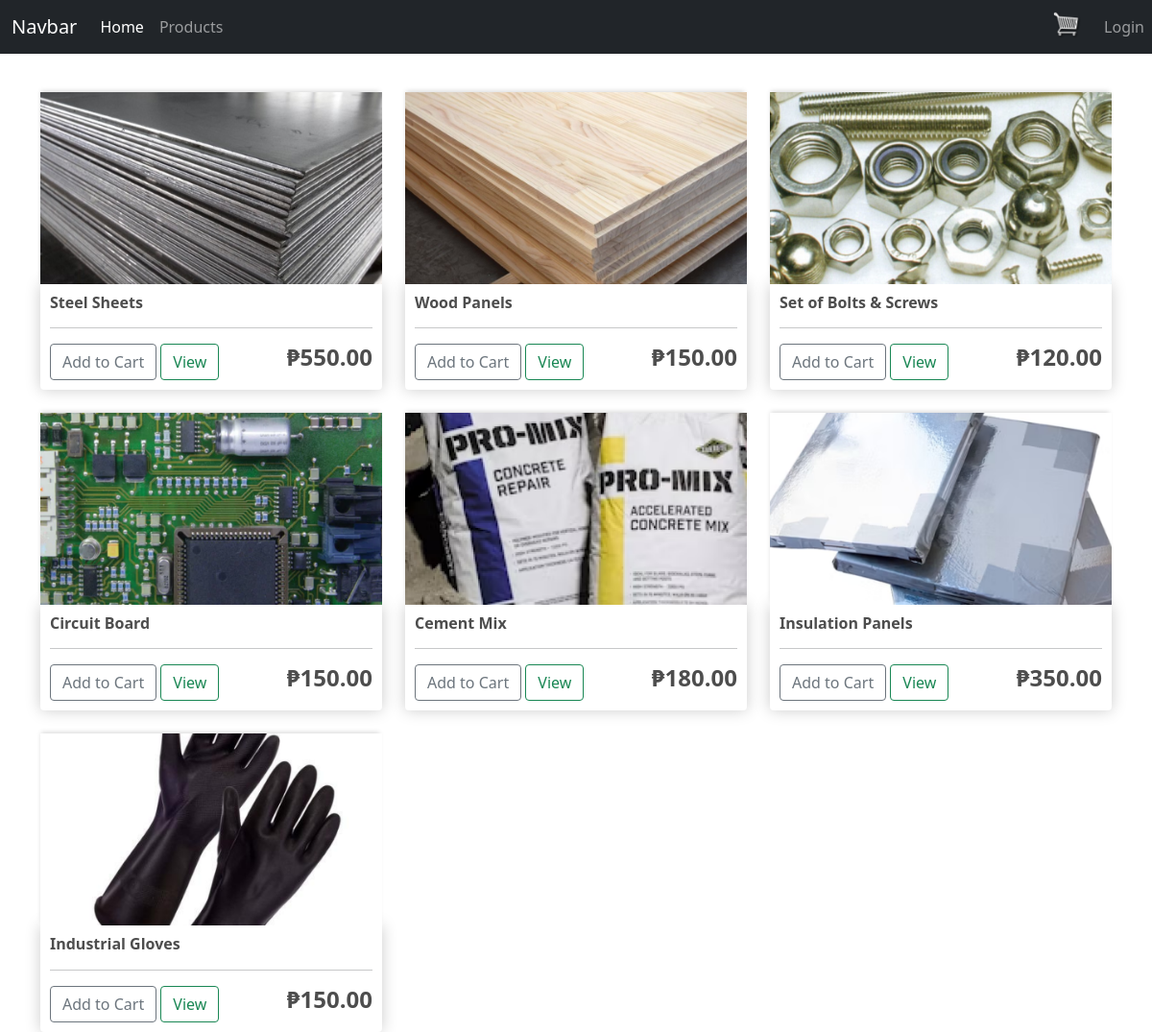
/store/, run on the app's committed database.
### core/models.py (models this page shows, shortened)
class Product(models.Model):
	name = models.CharField(max_length=200)
	price = models.FloatField()
	digital = models.BooleanField(default=False,null=True, blank=True)
	image = models.ImageField(null=True, blank=True)
	@property
	def imageURL(self):
		try:
			url = self.image.url
		except:
			url = ''
		return url

### core/views.py (the view)
# urls.py: path('store/', store, name = 'store'),
def store(request):
	if request.user.is_authenticated:
		customer = request.user.customer
		order, created = Order.objects.get_or_create(customer=customer, complete=False)
		items = order.orderitem_set.all()
		cartItems = order.get_cart_items
	else:
		items = []
		order = {'get_cart_total':0, 'get_cart_items':0, 'shipping':False}
		cartItems = order['get_cart_items']
	products = Product.objects.all()
	context = {'products':products, 'cartItems':cartItems}
	return render(request, 'core/store.html', context)

### core/templates/core/store.html (shortened to what this page needs)
{% extends 'core/base.html' %}
{% load static %}
{% block content %}
<div class="row">
    {% for product in products %}
    <div class="col-lg-4 mt-4">
        <img class="thumbnail" src="{{product.imageURL}}">
        <div class="box-element product">
            <h6><strong>{{product.name}}</strong></h6>
            <hr>
            <button data-product="{{product.id}}" data-action="add" class="btn btn-outline-secondary add-btn update-cart">Add to Cart</button>
            <a class="btn btn-outline-success" href="#">View</a>
            <h4 style="display: inline-block; float: right"><strong>₱{{product.price|floatformat:2}}</strong></h4>
        </div>
    </div>
    {% endfor %}
</div>
{% endblock %}

### core/templates/core/base.html (shortened to what this page needs)
<!DOCTYPE html>
{% load static %}
<html>
    <head>
        <link rel="stylesheet" type="text/css" href="{% static 'css/main.css' %}">
        <link href="https://cdn.jsdelivr.net/npm/bootstrap@5.0.2/dist/css/bootstrap.min.css" rel="stylesheet">
    </head>
    <body>
        <nav class="navbar navbar-expand-lg navbar-dark bg-dark fixed-top">
            <div class="container-fluid">
              <a class="navbar-brand" href="/home">Navbar</a>
              <div class="collapse navbar-collapse" id="navbarNav">
                <ul class="navbar-nav">
                  <li class="nav-item">
                    <a class="nav-link active" aria-current="page" href="/home">Home</a>
                  </li>
                  <li class="nav-item">
                    <a class="nav-link" href="/store">Products</a>
                  </li>
                </ul>
              </div>
            </div>
            <div class="collapse navbar-collapse" id="navbarContent">
                <ul class="navbar-nav me-auto mb-2 mb-lg-0">
                    <li class="nav-item">
                        <a class="navbar-brand" href="/cart">
                            <img src= {% static 'images/cart.png' %} alt="" width="30" height="30">
                          </a>
                    </li>
                    <li class="nav-item">
                        <a class="nav-link" href="#">Login</a>
                    </li>
                </ul>
            </div>
          </nav>
          <div class="container mt-5">
            <br>
            {% block content %}
            {% endblock content %}
         </div>
    </body>
</html>

### static/css/main.css (style rules this page uses)
body { background-color: hsl(0, 0%, 98%); }
h1,h2,h3,h4,h5,h6 { color:hsl(0, 0%, 30%); }
.box-element { box-shadow:hsl(0, 0%, 80%) 0 0 16px; background-color: #fff; border-radius: 4px; padding: 10px; }
.thumbnail { width: 100%; height: 200px; -webkit-box-shadow: -1px -3px 5px -2px rgba(214,214,214,1); -moz-box-shadow: -1px -3px 5px -2px rgba(214,214,214,1); box-shadow: -1px -3px 5px -2px rgba(214,214,214,1); }
.product { border-radius: 0 0 4px 4px; }
.col-lg-4, .col-lg-6, .col-lg-8, .col-lg-12 { margin-top: 10px; }
.btn { border-radius: 0; }

### data on the page
Product: imageURL (picture), name "Steel Sheets", price "550.00"
Product: imageURL (picture), name "Wood Panels", price "150.00"
Product: imageURL (picture), name "Set of Bolts & Screws", price "120.00"
Product: imageURL (picture), name "Circuit Board", price "150.00"
Product: imageURL (picture), name "Cement Mix", price "180.00"
Product: imageURL (picture), name "Insulation Panels", price "350.00"
Product: imageURL (picture), name "Industrial Gloves", price "150.00"
